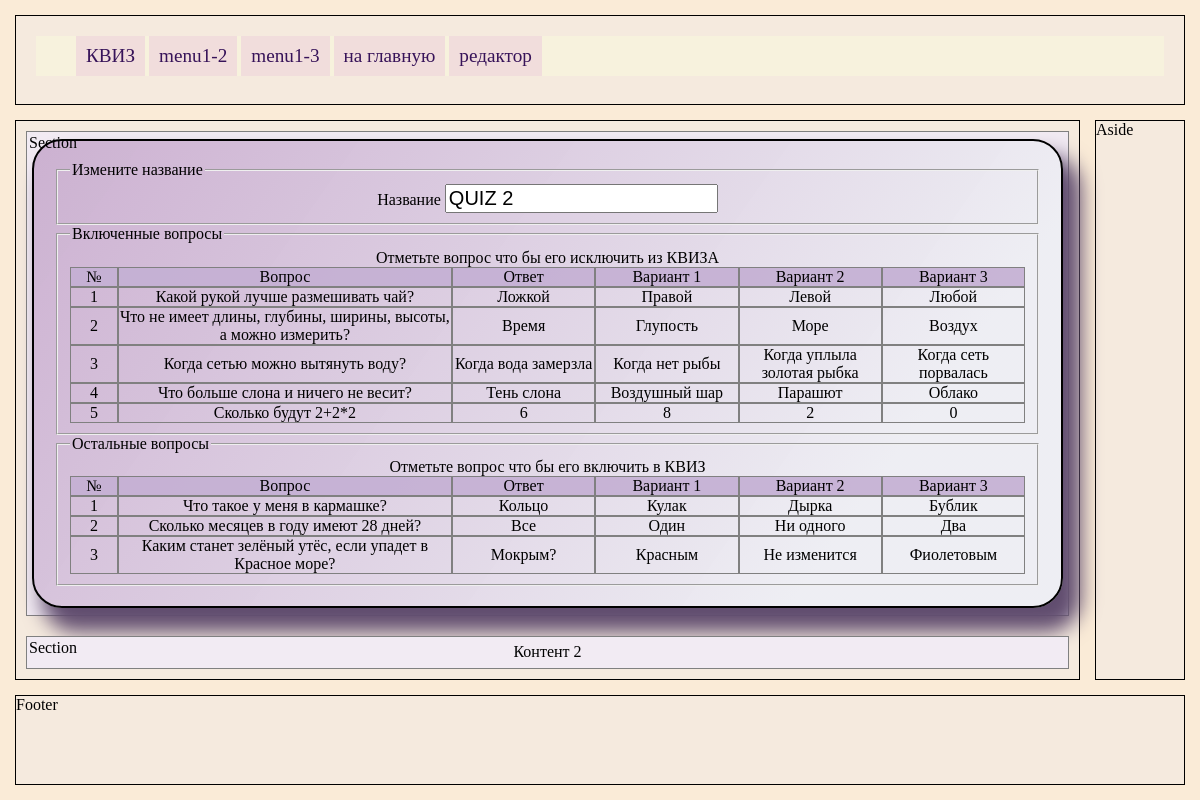
Screenshot of /quiz_edit/2/ with the database file from the repository.
### models.py (models this page shows, shortened)
class Quiz(db.Model):
    id = db.Column(db.Integer, primary_key=True)
    name = db.Column(db.String(100))
    user_id = db.Column(db.Integer, db.ForeignKey("user.id"))

class Question(db.Model):
    id = db.Column(db.Integer, primary_key=True)
    question = db.Column(db.String(250), nullable=False)
    answer = db.Column(db.String(100), nullable=False)
    wrong1 = db.Column(db.String(100), nullable=False)
    wrong2 = db.Column(db.String(100), nullable=False)
    wrong3 = db.Column(db.String(100), nullable=False)
    quiz = db.relationship("Quiz", secondary=quiz_question, backref="question")

### 1.py (the view)
@app.route("/quiz_edit/<int:index>/", methods=["POST", "GET"])
def quiz_edit(index):
    if request.method == "POST":
        pass
    quiz = Quiz.query.filter_by(id=index).one()
    current_questions = quiz.question
    other_questions = [
        question
        for question in Question.query.all()
        if question not in current_questions
    ]
    return render_template(
        "quiz_edit.html",
        html_config=html_config,
        quiz_name=quiz.name,
        current_questions=current_questions,
        other_questions=other_questions,
        index=index,
        len=len,
    )

### templates/quiz_edit.html
{% extends "base.html" %}
{% block main_menu %}
{{ super() }}
{% include 'quiz_menu.html' %}
{% endblock %}
{% block content1 %}
<div class="questions quiz_form">
    <div class="questions">
        <form action="">
            <fieldset>
                <legend>Измените название</legend>
                <label>Название</label>
                <input name="quiz_name" type="text" value="{{ quiz_name }}" required>
            </fieldset>
        </form>
        <form action="">
            <fieldset>
                <legend>Включенные вопросы</legend>
                Отметьте вопрос что бы его исключить из КВИЗА
                <div class="question-row question-hrow">
                    <div class="quiz-col">№</div>
                    <div class="quiz-col">Вопрос</div>
                    <div class="quiz-col">Ответ</div>
                    <div class="quiz-col">Вариант 1</div>
                    <div class="quiz-col">Вариант 2</div>
                    <div class="quiz-col">Вариант 3</div>
                </div>
                {% for q in current_questions %}
                <div class="question-row">
                    <div class="quiz-col">{{ loop.index }}</div>
                    <div class="quiz-col">{{ q.question }}</div>
                    <div class="quiz-col">{{ q.answer }}</div>
                    <div class="quiz-col">{{ q.wrong1 }}</div>
                    <div class="quiz-col">{{ q.wrong2 }}</div>
                    <div class="quiz-col">{{ q.wrong3 }}</div>
                </div>
                {% endfor %}
            </fieldset>
        </form>
        <form action="">
            <fieldset>
                <legend>Остальные вопросы</legend>
                Отметьте вопрос что бы его включить в КВИЗ
                <div class="question-row question-hrow">
                    <div class="quiz-col">№</div>
                    <div class="quiz-col">Вопрос</div>
                    <div class="quiz-col">Ответ</div>
                    <div class="quiz-col">Вариант 1</div>
                    <div class="quiz-col">Вариант 2</div>
                    <div class="quiz-col">Вариант 3</div>
                </div>
                {% for q in other_questions %}
                <div class="question-row">
                    <div class="quiz-col">{{ loop.index }}</div>
                    <div class="quiz-col">{{ q.question }}</div>
                    <div class="quiz-col">{{ q.answer }}</div>
                    <div class="quiz-col">{{ q.wrong1 }}</div>
                    <div class="quiz-col">{{ q.wrong2 }}</div>
                    <div class="quiz-col">{{ q.wrong3 }}</div>
                </div>
                {% endfor %}
            </fieldset>
        </form>
    </div>
</div>
{% endblock %}

### static/main.css (style rules this page uses)
* { box-sizing: border-box; }
body { min-height: 100vh; margin: auto; padding: 10px; background-color: antiquewhite; width: 100vw; max-width: 1200px; display: grid; grid-template-columns: 1fr 100px; grid-template-rows: 100px 1fr 100px; gap: 5px; }
legend { text-align: left; }

### static/quiz.css (style rules this page uses)
.quiz_form { display: block; background: linear-gradient(153deg, #e9f2f375 20%, #7531807a); border-radius: 30px; border: 2px solid; box-shadow: 14px 20px 20px 4px #614d6f; text-align: center; min-width: 500px; max-width: 100%; background: linear-gradient(305deg, #e9f2f375 20%, #a371ab7a); padding: 20px; }
.quizes, .questions { display: grid; grid-template-rows: 1fr; width: 100%; }
.question-row { display: grid; grid-template-columns: 5% 35% repeat(4, 15%); transition: all 200ms; }
.quiz-col { display: grid; border: 1px solid gray; align-items: center; overflow: hidden; }
.question-hrow, .quiz-hrow { background-color: #c5b0d4eb; }
.quiz_form input, textarea { font-size: 20px; }

### rows the page displays
Quiz: quiz_name "QUIZ 2"
Question: question "Какой рукой лучше размешивать чай?", answer "Ложкой", wrong1 "Правой", wrong2 "Левой", wrong3 "Любой"
Question: question "Что не имеет длины, глубины, ширины, высоты, а можно измерить?", answer "Время", wrong1 "Глупость", wrong2 "Море", wrong3 "Воздух"
Question: question "Когда сетью можно вытянуть воду?", answer "Когда вода замерзла", wrong1 "Когда нет рыбы", wrong2 "Когда уплыла золотая рыбка", wrong3 "Когда сеть порвалась"
Question: question "Что больше слона и ничего не весит?", answer "Тень слона", wrong1 "Воздушный шар", wrong2 "Парашют", wrong3 "Облако"
Question: question "Сколько будут 2+2*2", answer "6", wrong1 "8", wrong2 "2", wrong3 "0"
Question: question "Что такое у меня в кармашке?", answer "Кольцо", wrong1 "Кулак", wrong2 "Дырка", wrong3 "Бублик"
Question: question "Сколько месяцев в году имеют 28 дней?", answer "Все", wrong1 "Один", wrong2 "Ни одного", wrong3 "Два"
Question: question "Каким станет зелёный утёс, если упадет в Красное море?", answer "Мокрым?", wrong1 "Красным", wrong2 "Не изменится", wrong3 "Фиолетовым"
